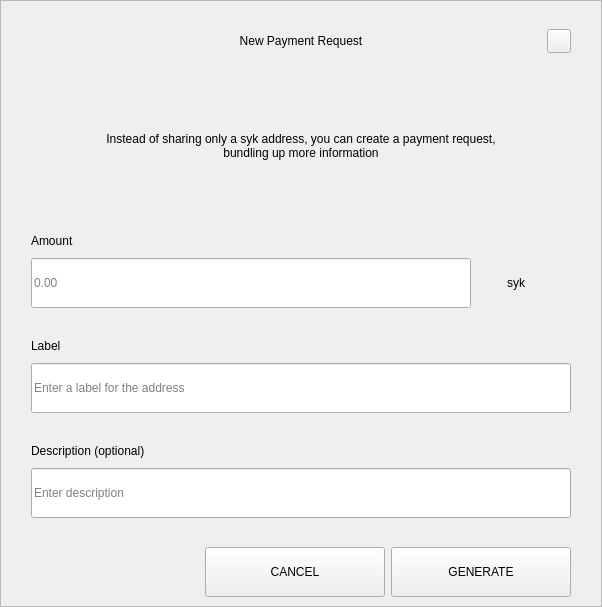
<?xml version="1.0" encoding="UTF-8"?>
<ui version="4.0">
 <class>RequestDialog</class>
 <widget class="QDialog" name="RequestDialog">
  <property name="geometry">
   <rect>
    <x>0</x>
    <y>0</y>
    <width>602</width>
    <height>607</height>
   </rect>
  </property>
  <property name="windowTitle">
   <string>Dialog</string>
  </property>
  <layout class="QVBoxLayout" name="verticalLayout_5">
   <property name="spacing">
    <number>0</number>
   </property>
   <property name="leftMargin">
    <number>0</number>
   </property>
   <property name="topMargin">
    <number>0</number>
   </property>
   <property name="rightMargin">
    <number>0</number>
   </property>
   <property name="bottomMargin">
    <number>0</number>
   </property>
   <item>
    <widget class="QFrame" name="frame">
     <property name="styleSheet">
      <string notr="true"/>
     </property>
     <property name="frameShape">
      <enum>QFrame::StyledPanel</enum>
     </property>
     <property name="frameShadow">
      <enum>QFrame::Raised</enum>
     </property>
     <layout class="QVBoxLayout" name="verticalLayout_4" stretch="1,0,0">
      <property name="spacing">
       <number>0</number>
      </property>
      <property name="leftMargin">
       <number>30</number>
      </property>
      <property name="topMargin">
       <number>20</number>
      </property>
      <property name="rightMargin">
       <number>30</number>
      </property>
      <property name="bottomMargin">
       <number>0</number>
      </property>
      <item>
       <layout class="QHBoxLayout" name="horizontalLayout_3">
        <property name="spacing">
         <number>0</number>
        </property>
        <item>
         <spacer name="horizontalSpacer_21">
          <property name="orientation">
           <enum>Qt::Horizontal</enum>
          </property>
          <property name="sizeHint" stdset="0">
           <size>
            <width>40</width>
            <height>20</height>
           </size>
          </property>
         </spacer>
        </item>
        <item>
         <widget class="QLabel" name="labelTitle">
          <property name="minimumSize">
           <size>
            <width>0</width>
            <height>40</height>
           </size>
          </property>
          <property name="maximumSize">
           <size>
            <width>16777215</width>
            <height>40</height>
           </size>
          </property>
          <property name="styleSheet">
           <string notr="true">padding-left:24px;</string>
          </property>
          <property name="text">
           <string>New Payment Request</string>
          </property>
          <property name="alignment">
           <set>Qt::AlignCenter</set>
          </property>
          <property name="margin">
           <number>7</number>
          </property>
         </widget>
        </item>
        <item>
         <spacer name="horizontalSpacer">
          <property name="orientation">
           <enum>Qt::Horizontal</enum>
          </property>
          <property name="sizeHint" stdset="0">
           <size>
            <width>40</width>
            <height>20</height>
           </size>
          </property>
         </spacer>
        </item>
        <item>
         <widget class="QPushButton" name="btnEsc">
          <property name="minimumSize">
           <size>
            <width>24</width>
            <height>24</height>
           </size>
          </property>
          <property name="maximumSize">
           <size>
            <width>24</width>
            <height>24</height>
           </size>
          </property>
          <property name="focusPolicy">
           <enum>Qt::NoFocus</enum>
          </property>
          <property name="text">
           <string/>
          </property>
         </widget>
        </item>
       </layout>
      </item>
      <item>
       <widget class="QStackedWidget" name="stack">
        <property name="minimumSize">
         <size>
          <width>540</width>
          <height>0</height>
         </size>
        </property>
        <property name="maximumSize">
         <size>
          <width>540</width>
          <height>16777215</height>
         </size>
        </property>
        <property name="currentIndex">
         <number>0</number>
        </property>
        <widget class="QWidget" name="page_1">
         <property name="minimumSize">
          <size>
           <width>540</width>
           <height>0</height>
          </size>
         </property>
         <property name="maximumSize">
          <size>
           <width>540</width>
           <height>16777215</height>
          </size>
         </property>
         <layout class="QVBoxLayout" name="layout1">
          <property name="spacing">
           <number>0</number>
          </property>
          <property name="leftMargin">
           <number>0</number>
          </property>
          <property name="topMargin">
           <number>0</number>
          </property>
          <property name="rightMargin">
           <number>0</number>
          </property>
          <property name="bottomMargin">
           <number>0</number>
          </property>
          <item>
           <spacer name="verticalSpacer_21">
            <property name="orientation">
             <enum>Qt::Vertical</enum>
            </property>
            <property name="sizeType">
             <enum>QSizePolicy::Fixed</enum>
            </property>
            <property name="sizeHint" stdset="0">
             <size>
              <width>20</width>
              <height>30</height>
             </size>
            </property>
           </spacer>
          </item>
          <item alignment="Qt::AlignHCenter">
           <widget class="QLabel" name="labelMessage">
            <property name="minimumSize">
             <size>
              <width>400</width>
              <height>50</height>
             </size>
            </property>
            <property name="text">
             <string>Instead of sharing only a syk address, you can create a payment request, bundling up more information</string>
            </property>
            <property name="alignment">
             <set>Qt::AlignCenter</set>
            </property>
            <property name="wordWrap">
             <bool>true</bool>
            </property>
           </widget>
          </item>
          <item alignment="Qt::AlignBottom">
           <widget class="QWidget" name="containerAmount" native="true">
            <layout class="QVBoxLayout" name="verticalLayout">
             <property name="spacing">
              <number>9</number>
             </property>
             <property name="leftMargin">
              <number>0</number>
             </property>
             <property name="topMargin">
              <number>0</number>
             </property>
             <property name="rightMargin">
              <number>0</number>
             </property>
             <property name="bottomMargin">
              <number>0</number>
             </property>
             <item>
              <widget class="QLabel" name="labelSubtitleAmount">
               <property name="minimumSize">
                <size>
                 <width>350</width>
                 <height>16</height>
                </size>
               </property>
               <property name="maximumSize">
                <size>
                 <width>16777215</width>
                 <height>16</height>
                </size>
               </property>
               <property name="text">
                <string>Amount</string>
               </property>
              </widget>
             </item>
             <item alignment="Qt::AlignTop">
              <widget class="QWidget" name="layoutAmount" native="true">
               <layout class="QHBoxLayout" name="horizontalLayout" stretch="2,0">
                <property name="spacing">
                 <number>0</number>
                </property>
                <property name="leftMargin">
                 <number>0</number>
                </property>
                <property name="topMargin">
                 <number>0</number>
                </property>
                <property name="rightMargin">
                 <number>0</number>
                </property>
                <property name="bottomMargin">
                 <number>0</number>
                </property>
                <item>
                 <widget class="QLineEdit" name="lineEditAmount">
                  <property name="minimumSize">
                   <size>
                    <width>0</width>
                    <height>50</height>
                   </size>
                  </property>
                  <property name="maximumSize">
                   <size>
                    <width>16777215</width>
                    <height>50</height>
                   </size>
                  </property>
                  <property name="placeholderText">
                   <string notr="true">0.00</string>
                  </property>
                 </widget>
                </item>
                <item>
                 <widget class="QWidget" name="comboContainer" native="true">
                  <property name="minimumSize">
                   <size>
                    <width>100</width>
                    <height>50</height>
                   </size>
                  </property>
                  <property name="maximumSize">
                   <size>
                    <width>16777215</width>
                    <height>50</height>
                   </size>
                  </property>
                  <layout class="QHBoxLayout" name="horizontalLayout_31">
                   <property name="spacing">
                    <number>0</number>
                   </property>
                   <property name="leftMargin">
                    <number>0</number>
                   </property>
                   <property name="topMargin">
                    <number>0</number>
                   </property>
                   <property name="rightMargin">
                    <number>10</number>
                   </property>
                   <property name="bottomMargin">
                    <number>0</number>
                   </property>
                   <item>
                    <widget class="QLabel" name="comboBoxCoin">
                     <property name="text">
                      <string>syk</string>
                     </property>
                     <property name="alignment">
                      <set>Qt::AlignCenter</set>
                     </property>
                    </widget>
                   </item>
                  </layout>
                 </widget>
                </item>
               </layout>
              </widget>
             </item>
            </layout>
           </widget>
          </item>
          <item>
           <spacer name="verticalSpacer_31">
            <property name="orientation">
             <enum>Qt::Vertical</enum>
            </property>
            <property name="sizeType">
             <enum>QSizePolicy::Fixed</enum>
            </property>
            <property name="sizeHint" stdset="0">
             <size>
              <width>20</width>
              <height>30</height>
             </size>
            </property>
           </spacer>
          </item>
          <item>
           <layout class="QVBoxLayout" name="verticalLayoutLabel">
            <property name="spacing">
             <number>9</number>
            </property>
            <item>
             <widget class="QLabel" name="labelSubtitleLabel">
              <property name="minimumSize">
               <size>
                <width>0</width>
                <height>16</height>
               </size>
              </property>
              <property name="maximumSize">
               <size>
                <width>16777215</width>
                <height>16</height>
               </size>
              </property>
              <property name="text">
               <string>Label</string>
              </property>
             </widget>
            </item>
            <item>
             <widget class="QLineEdit" name="lineEditLabel">
              <property name="minimumSize">
               <size>
                <width>0</width>
                <height>50</height>
               </size>
              </property>
              <property name="maximumSize">
               <size>
                <width>16777215</width>
                <height>50</height>
               </size>
              </property>
              <property name="placeholderText">
               <string>Enter a label for the address</string>
              </property>
             </widget>
            </item>
           </layout>
          </item>
          <item>
           <spacer name="verticalSpacer_34">
            <property name="orientation">
             <enum>Qt::Vertical</enum>
            </property>
            <property name="sizeType">
             <enum>QSizePolicy::Fixed</enum>
            </property>
            <property name="sizeHint" stdset="0">
             <size>
              <width>20</width>
              <height>30</height>
             </size>
            </property>
           </spacer>
          </item>
          <item>
           <layout class="QVBoxLayout" name="verticalLayoutDescription">
            <property name="spacing">
             <number>9</number>
            </property>
            <item>
             <widget class="QLabel" name="labelSubtitleDescription">
              <property name="minimumSize">
               <size>
                <width>0</width>
                <height>16</height>
               </size>
              </property>
              <property name="maximumSize">
               <size>
                <width>16777215</width>
                <height>16</height>
               </size>
              </property>
              <property name="text">
               <string>Description (optional)</string>
              </property>
             </widget>
            </item>
            <item>
             <widget class="QLineEdit" name="lineEditDescription">
              <property name="minimumSize">
               <size>
                <width>0</width>
                <height>50</height>
               </size>
              </property>
              <property name="maximumSize">
               <size>
                <width>16777215</width>
                <height>50</height>
               </size>
              </property>
              <property name="placeholderText">
               <string>Enter description</string>
              </property>
             </widget>
            </item>
            <item>
             <spacer name="verticalSpacer_4">
              <property name="orientation">
               <enum>Qt::Vertical</enum>
              </property>
              <property name="sizeType">
               <enum>QSizePolicy::Fixed</enum>
              </property>
              <property name="sizeHint" stdset="0">
               <size>
                <width>20</width>
                <height>20</height>
               </size>
              </property>
             </spacer>
            </item>
           </layout>
          </item>
         </layout>
        </widget>
        <widget class="QWidget" name="page_2">
         <layout class="QVBoxLayout" name="layout2">
          <item>
           <spacer name="verticalSpacer_5">
            <property name="orientation">
             <enum>Qt::Vertical</enum>
            </property>
            <property name="sizeType">
             <enum>QSizePolicy::Fixed</enum>
            </property>
            <property name="sizeHint" stdset="0">
             <size>
              <width>20</width>
              <height>50</height>
             </size>
            </property>
           </spacer>
          </item>
          <item alignment="Qt::AlignHCenter">
           <widget class="QLabel" name="labelQrImg">
            <property name="minimumSize">
             <size>
              <width>260</width>
              <height>260</height>
             </size>
            </property>
            <property name="maximumSize">
             <size>
              <width>260</width>
              <height>260</height>
             </size>
            </property>
            <property name="text">
             <string/>
            </property>
            <property name="alignment">
             <set>Qt::AlignCenter</set>
            </property>
           </widget>
          </item>
          <item>
           <spacer name="verticalSpacer_2">
            <property name="orientation">
             <enum>Qt::Vertical</enum>
            </property>
            <property name="sizeType">
             <enum>QSizePolicy::Fixed</enum>
            </property>
            <property name="sizeHint" stdset="0">
             <size>
              <width>20</width>
              <height>30</height>
             </size>
            </property>
           </spacer>
          </item>
          <item alignment="Qt::AlignHCenter">
           <widget class="QLabel" name="labelAddress">
            <property name="text">
             <string>D7VFR83SQbiezrW72hjcWJtcfip5krte2Z </string>
            </property>
           </widget>
          </item>
          <item>
           <spacer name="verticalSpacer_32">
            <property name="orientation">
             <enum>Qt::Vertical</enum>
            </property>
            <property name="sizeType">
             <enum>QSizePolicy::Expanding</enum>
            </property>
            <property name="sizeHint" stdset="0">
             <size>
              <width>20</width>
              <height>20</height>
             </size>
            </property>
           </spacer>
          </item>
          <item>
           <layout class="QHBoxLayout" name="horizontal">
            <property name="leftMargin">
             <number>20</number>
            </property>
            <property name="rightMargin">
             <number>20</number>
            </property>
            <property name="bottomMargin">
             <number>20</number>
            </property>
            <item>
             <spacer name="horizontalSpacer_4">
              <property name="orientation">
               <enum>Qt::Horizontal</enum>
              </property>
              <property name="sizeHint" stdset="0">
               <size>
                <width>40</width>
                <height>20</height>
               </size>
              </property>
             </spacer>
            </item>
            <item>
             <widget class="QPushButton" name="btnCopyAddress">
              <property name="minimumSize">
               <size>
                <width>180</width>
                <height>50</height>
               </size>
              </property>
              <property name="text">
               <string>COPY ADDRESS</string>
              </property>
             </widget>
            </item>
            <item>
             <widget class="QPushButton" name="btnCopyUrl">
              <property name="minimumSize">
               <size>
                <width>180</width>
                <height>50</height>
               </size>
              </property>
              <property name="text">
               <string>COPY URL</string>
              </property>
             </widget>
            </item>
            <item>
             <spacer name="horizontalSpacer_2">
              <property name="orientation">
               <enum>Qt::Horizontal</enum>
              </property>
              <property name="sizeHint" stdset="0">
               <size>
                <width>40</width>
                <height>20</height>
               </size>
              </property>
             </spacer>
            </item>
           </layout>
          </item>
         </layout>
        </widget>
       </widget>
      </item>
      <item>
       <widget class="QWidget" name="buttonsStack" native="true">
        <layout class="QHBoxLayout" name="horizontalLayout_5">
         <property name="leftMargin">
          <number>20</number>
         </property>
         <property name="rightMargin">
          <number>0</number>
         </property>
         <item>
          <spacer name="horizontalSpacer_41">
           <property name="orientation">
            <enum>Qt::Horizontal</enum>
           </property>
           <property name="sizeHint" stdset="0">
            <size>
             <width>40</width>
             <height>20</height>
            </size>
           </property>
          </spacer>
         </item>
         <item>
          <widget class="QPushButton" name="btnCancel">
           <property name="minimumSize">
            <size>
             <width>180</width>
             <height>50</height>
            </size>
           </property>
           <property name="focusPolicy">
            <enum>Qt::NoFocus</enum>
           </property>
           <property name="text">
            <string>CANCEL</string>
           </property>
          </widget>
         </item>
         <item>
          <widget class="QPushButton" name="btnSave">
           <property name="minimumSize">
            <size>
             <width>180</width>
             <height>50</height>
            </size>
           </property>
           <property name="focusPolicy">
            <enum>Qt::NoFocus</enum>
           </property>
           <property name="text">
            <string>GENERATE</string>
           </property>
          </widget>
         </item>
        </layout>
       </widget>
      </item>
     </layout>
    </widget>
   </item>
  </layout>
 </widget>
 <resources/>
 <connections/>
</ui>
